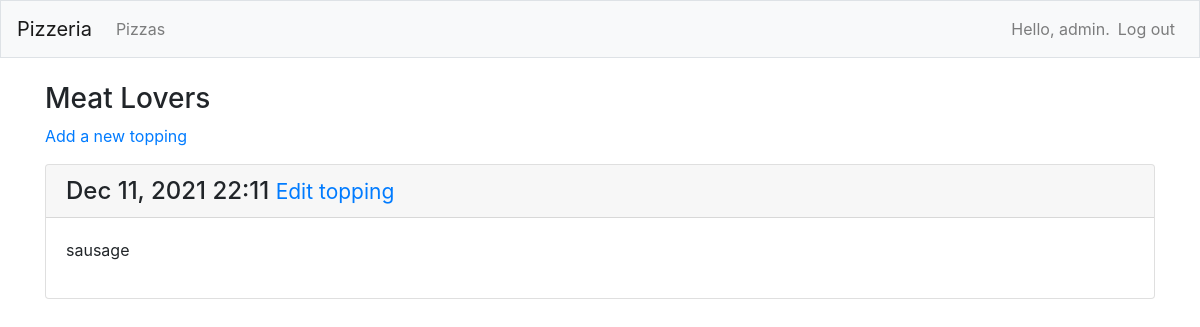
/pizzas/2/ (signed in), run on the app's committed database.
### pizzas/models.py (models this page shows, shortened)
class Pizza(models.Model):
    name = models.CharField(max_length=200)
    date_added = models.DateTimeField(auto_now_add=True)
    owner = models.ForeignKey(User, on_delete=models.CASCADE)
    def __str__(self):
        return self.name

class Topping(models.Model):
    pizza = models.ForeignKey(Pizza, on_delete=models.CASCADE)
    name = models.CharField(max_length=200)
    date_added = models.DateTimeField(auto_now_add=True)
    class Meta:
        verbose_name_plural = "Toppings"

### pizzas/views.py (the view)
# urls.py: path("pizzas/<int:pizza_id>/", views.pizza, name="pizza"),
@login_required
def pizza(request, pizza_id):
    pizza = Pizza.objects.get(id=pizza_id)
    if pizza.owner != request.user:
        raise Http404
    toppings = pizza.topping_set.all()
    context = {"pizza": pizza, "toppings": toppings}
    return render(request, "pizzas/pizza.html", context)

### pizzas/templates/pizzas/pizza.html
{% extends "pizzas/base.html" %}
{% block page_header %}
<h3>{{ pizza }}</h3>
{% endblock page_header %}
{% block content %}
<p><a href="{% url 'pizzas:new_topping' pizza.id %}">Add a new topping</a></p>
{% for t in toppings %}
<div class="card mb-3">
    <h4 class="card-header">
        {{ t.date_added|date:'M d, Y H:i' }}
        <small><a href="{% url 'pizzas:edit_topping' t.id %}">Edit topping</a></small>
    </h4>
    <div class="card-body">
        {{ t.name|linebreaks }}
    </div>
</div>
{% empty %}
<li> You have not added any toppings on this pizza.</li>
{% endfor %}
{% endblock content %}

### pizzas/templates/pizzas/base.html (shortened to what this page needs)
{% load bootstrap4 %}
<!doctype html>
<html lang="eng">
<head>
    {% bootstrap_css %}{% bootstrap_javascript jquery='full' %}
</head>
<body>
    <nav class="navbar navbar-expand-md navbar-light bg-light mb-4 border">
        <a class="navbar-brand" href="{% url 'pizzas:index'%}">
            Pizzeria</a>
        <div class="collapse navbar-collapse" id="navbarCollapse">
            <ul class="navbar-nav mr-auto">
                <li class="nav-item">
                    <a class="nav-link" href="{% url 'pizzas:pizzas'%}">
                        Pizzas</a>
                </li>
            </ul>
            <ul class="navbar-nav ml-auto">
                {% if user.is_authenticated %}
                <li class="nav-item">
                    <span class="navbar-text" }">Hello, {{ user.username }}.</span>
                </li>
                <li class="nav-item">
                    <a class="nav-link" href="{% url 'users:logout' %}">Log out</a>
                </li>
                {% endif %}
            </ul>
        </div>
    </nav>
    <main role="main" class="container">
        <div class+"pb-2 mb-2 border-bottom">
            {% block page_header %}{% endblock page_header %}
        </div>
        <div>
            {% block content %}{% endblock content %}
        </div>
    </main>
</body>
</html>

### data on the page
Pizza: name "Meat Lovers"
Topping: date_added "Dec 11, 2021 22:11", name "sausage"

### other printed values
{{ user.username }} "admin"
